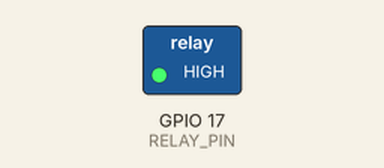
A program run on a simulated Raspberry Pi (BCM pin numbers). Shown: switched loads named in the program (green lamp = pin HIGH). At 10.0 s the program stops and its outputs stay as they are.

Above: at 0.1 s.
At 10.1 s:
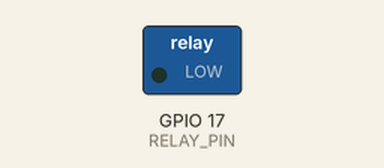
Timing chart, 0 to 11.5 s (numbered marks = the images above):
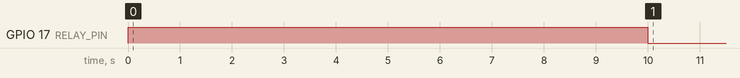

Measured:
- by itself, GPIO 17 (RELAY_PIN): LOW → HIGH at 0.00 s, → LOW 10.0 s later

The program:

test.py
```python
import RPi.GPIO as GPIO
import time

GPIO.setmode(GPIO.BCM)
RELAY_PIN = 17

GPIO.setup(RELAY_PIN, GPIO.OUT)

GPIO.output(RELAY_PIN, GPIO.HIGH)

time.sleep(10)

GPIO.output(RELAY_PIN, GPIO.LOW)

GPIO.cleanup()
```
